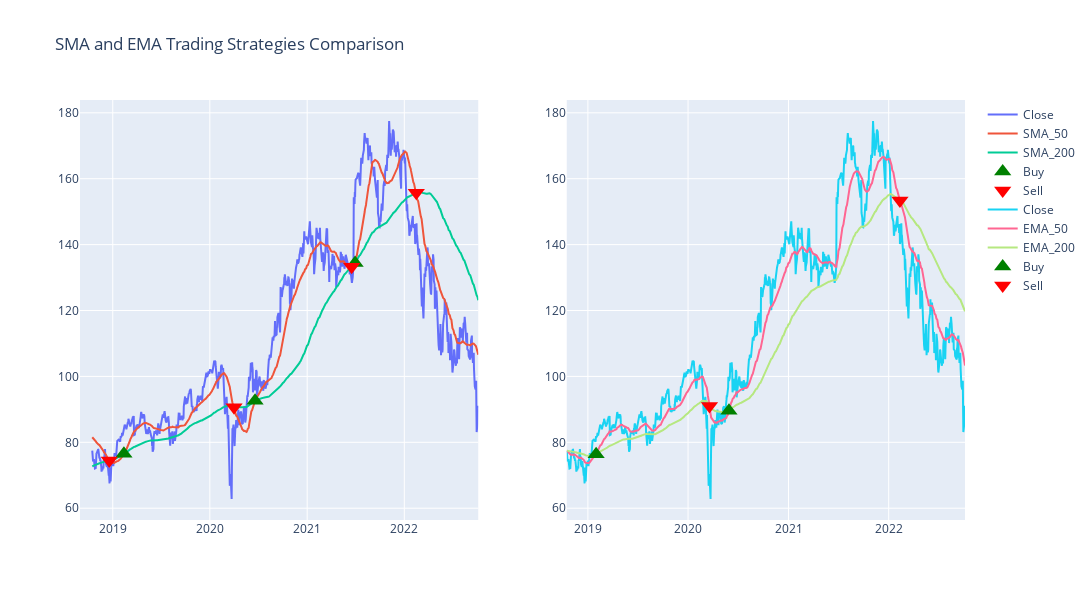

The notebook cell this image was saved under:
### Code cell
# Creating subplots for comparison between SMA and EMA strategy

fig_comp = make_subplots(rows = 1, cols=2)
fig_comp.add_trace(go.Scatter(x= Nike.index, y= Nike.Close, name='Close'),  row=1, col=1)
fig_comp.add_trace(go.Scatter(x= Nike.index, y= Nike.SMA_50, name='SMA_50'), row=1, col=1)
fig_comp.add_trace(go.Scatter(x= Nike.index, y= Nike.SMA_200, name='SMA_200'), row=1, col=1)
fig_comp.add_trace(go.Scatter(
                         mode= 'markers',
                         name='Buy',
                         x= Nike[Nike['Position_SMA']==1].index,
                         y = Nike[Nike['Position_SMA']==1].SMA_200,
                         marker=dict(
                                     color='green',
                                     size=15,
                                     symbol='triangle-up')
                        
                        ), row= 1, col=1
             )

fig_comp.add_trace(go.Scatter(
                         mode= 'markers',
                         name='Sell',
                         x= Nike[Nike['Position_SMA']==-1].index,
                         y = Nike[Nike['Position_SMA']==-1].SMA_200,
                         marker=dict(
                                     color='red',
                                     size=15,
                                     symbol='triangle-down'
                                     )
                        
                        ), row=1, col=1
             )


fig_comp.add_trace(go.Scatter(x= Nike.index, y= Nike.Close, name='Close'), row=1, col=2)
fig_comp.add_trace(go.Scatter(x= Nike.index, y= Nike.EMA_50, name='EMA_50'),row=1, col=2)
fig_comp.add_trace(go.Scatter(x= Nike.index, y= Nike.EMA_200, name='EMA_200'), row=1, col=2)
fig_comp.add_trace(go.Scatter(
                         mode= 'markers',
                         name='Buy',
                         x= Nike[Nike['Position_EMA']==1].index,
                         y = Nike[Nike['Position_EMA']==1].EMA_200,
                         marker=dict(
                                     color='green',
                                     size=15,
                                     symbol='triangle-up')
                        
                        ), row=1, col=2
             )

fig_comp.add_trace(go.Scatter(
                         mode= 'markers',
                         name='Sell',
                         x= Nike[Nike['Position_EMA']==-1].index,
                         y = Nike[Nike['Position_EMA']==-1].EMA_200,
                         marker=dict(
                                     color='red',
                                     size=15,
                                     symbol='triangle-down'
                                     )
                        
                        ), row= 1, col=2
             )
fig_comp.update_layout(height=600, width=1100,
                  title_text="SMA and EMA Trading Strategies Comparison")

### Figure 1 — Plotly figure (JSON) as saved in the notebook; plotly's stock layout.template omitted (floating-point values rounded to 4 significant figures; data arrays with more than 128 entries replaced by an {"elided": "..."} marker saying what was removed)
{"data": [{"name": "Close", "type": "scatter", "x": {"elided": "1001 str values"}, "xaxis": "x", "y": {"elided": "1001 float values"}, "yaxis": "y"}, {"name": "SMA_50", "type": "scatter", "x": {"elided": "1001 str values"}, "xaxis": "x", "y": {"elided": "1001 float values"}, "yaxis": "y"}, {"name": "SMA_200", "type": "scatter", "x": {"elided": "1001 str values"}, "xaxis": "x", "y": {"elided": "1001 float values"}, "yaxis": "y"}, {"marker": {"color": "green", "size": 15, "symbol": "triangle-up"}, "mode": "markers", "name": "Buy", "type": "scatter", "x": ["2019-02-12T00:00:00", "2020-06-19T00:00:00", "2021-06-30T00:00:00"], "xaxis": "x", "y": [76.55, 92.61, 134.4], "yaxis": "y"}, {"marker": {"color": "red", "size": 15, "symbol": "triangle-down"}, "mode": "markers", "name": "Sell", "type": "scatter", "x": ["2018-12-19T00:00:00", "2020-04-01T00:00:00", "2021-06-17T00:00:00", "2022-02-15T00:00:00"], "xaxis": "x", "y": [74.49, 90.63, 133.3, 155.8], "yaxis": "y"}, {"name": "Close", "type": "scatter", "x": {"elided": "1001 str values"}, "xaxis": "x2", "y": {"elided": "1001 float values"}, "yaxis": "y2"}, {"name": "EMA_50", "type": "scatter", "x": {"elided": "1001 str values"}, "xaxis": "x2", "y": {"elided": "1001 float values"}, "yaxis": "y2"}, {"name": "EMA_200", "type": "scatter", "x": {"elided": "1001 str values"}, "xaxis": "x2", "y": {"elided": "1001 float values"}, "yaxis": "y2"}, {"marker": {"color": "green", "size": 15, "symbol": "triangle-up"}, "mode": "markers", "name": "Buy", "type": "scatter", "x": ["2019-01-31T00:00:00", "2020-05-29T00:00:00"], "xaxis": "x2", "y": [76.39, 89.6], "yaxis": "y2"}, {"marker": {"color": "red", "size": 15, "symbol": "triangle-down"}, "mode": "markers", "name": "Sell", "type": "scatter", "x": ["2020-03-19T00:00:00", "2022-02-11T00:00:00"], "xaxis": "x2", "y": [91.02, 153.4], "yaxis": "y2"}], "layout": {"height": 600, "title": {"text": "SMA and EMA Trading Strategies Comparison"}, "width": 1100, "xaxis": {"anchor": "y", "domain": [0, 0.45]}, "xaxis2": {"anchor": "y2", "domain": [0.55, 1]}, "yaxis": {"anchor": "x", "domain": [0, 1]}, "yaxis2": {"anchor": "x2", "domain": [0, 1]}}}
